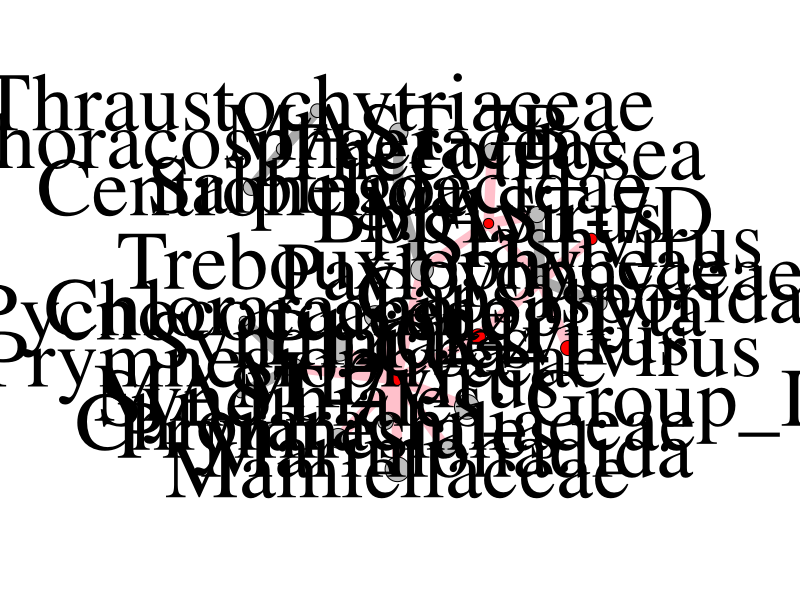

This figure's R source: (Note: this script raises an error after producing the figure.)
library(igraph)
library(readr)
library(stringr)
library(readr)
library("gplots")

# GENERATE IGRAPH NETWORK FROM FASTSPAR P-VALUE MATRIX

pvals <- read_csv("pvalues.csv")
pvals.mat = pvals[,2:ncol(pvals)]

# set p-values of 0 to a non-zero, small p-value so we can take the logarithm
pvals.mat[pvals.mat == 0] = 0.000000001

# convert into significance
sig.mat = -1 * log10(pvals.mat)

# remove all edges with significance below 1
sig.mat[sig.mat<1] = 0
sig.mat = as.matrix(sig.mat)

# convert adjacency matrix into a graph
sparcc.graph = graph.adjacency(sig.mat,mode = "undirected")

# remove all nodes with no edges
Isolated = which(degree(sparcc.graph) == 0)
sparcc.graph = delete.vertices(sparcc.graph, Isolated)

sparcc.graph$weight <- sig.mat + 5

# display the graph
layout = layout.fruchterman.reingold
par(mar = c(5,5,5,5))

# set nodes as red if virus or gray if eukaryote
V(sparcc.graph)$color = ifelse(grepl("virus", V(sparcc.graph)$name), 
                               "red", "gray")
V(sparcc.graph)$label.cex = 5
V(sparcc.graph)$label.color = "black"

# set any edge connected to a virus node as pink 
edges = get.data.frame(sparcc.graph, what="edges")
E(sparcc.graph)$color = ifelse(grepl("virus", edges$from) | grepl("virus", edges$to),
                               "pink", "darkgray")

# set node size according to log of size
counts <- read_csv("counts.csv")
sizes = counts$sum[match(V(sparcc.graph)$name, counts$Family)]
sizes = log(sizes)*2

# output igraph as png
png(file = "network.png", height = 3000, width = 3000)
plot(sparcc.graph, rescale=TRUE, layout=layout, 
     directed = TRUE, vertex.size = sizes,
     label.dist=6, edge.width=10)
dev.off()

# GENERATE HEATMAP FROM FASTSPAR P-VALUE MATRIX

pvals <- read_csv("pvalues.csv")

# loop through the matrix
# remove columns and rows without any p-value less than 0.1
pvals[1] = NULL
toremove = c()
index = 1
for(row in pvals) {
  remove = TRUE
  for (column in row) {
    if(column <= 0.1)
      remove = FALSE
  }
  
  if(remove) {
    toremove = c(toremove, index)
  }
  
  index = index + 1
}

pvals <- pvals[-toremove,-toremove]
pvals = as.matrix(pvals)

# set gradient of color from p-values 0 to 0.1
# p-values greater than 0.1 are colored black

gradient = colorpanel(10, "red", "#520705")
col = c(gradient, "black")
breaks <- c(seq(0,0.1,length=11), 1)

# output heatmap as png
png(file = "0.1.png", height = 3000, width = 3500)
plot <- heatmap.2(pvals, dendrogram = "row",
                  scale = "none", col = col, breaks = breaks,
                  trace = "none", key=TRUE, symkey=FALSE, 
                  density.info="none", cexRow=6, cexCol=6,
                  labRow = colnames(pvals), margins=c(50,50),
                  keysize = 1, key.title = "p-value", key.xlab = NA,
                  lhei=c(0.17,2), lwid=c(0.7,2.5), key.par = list(cex=3))
dev.off()
